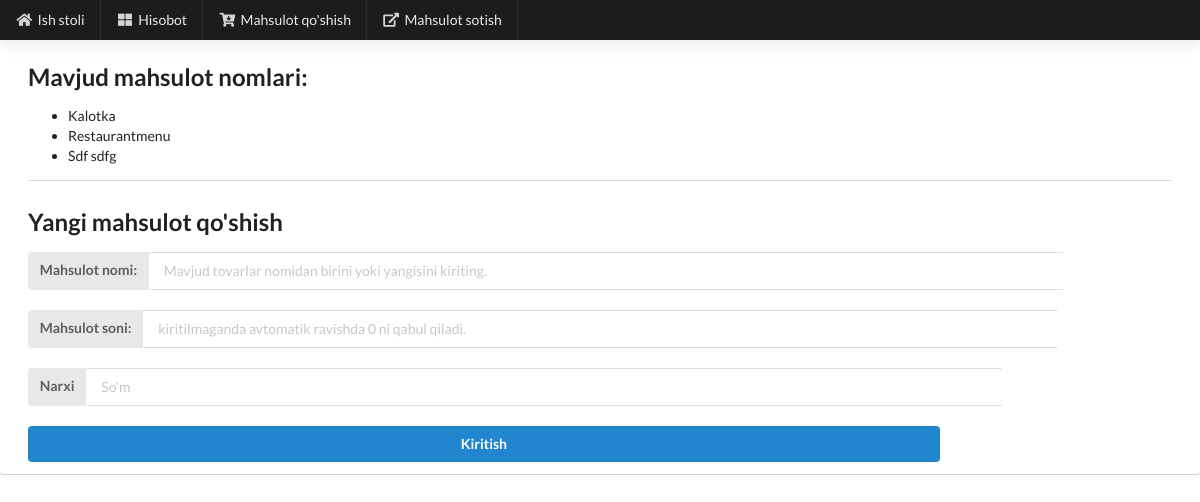
The page /add_item on the database as committed earlier.
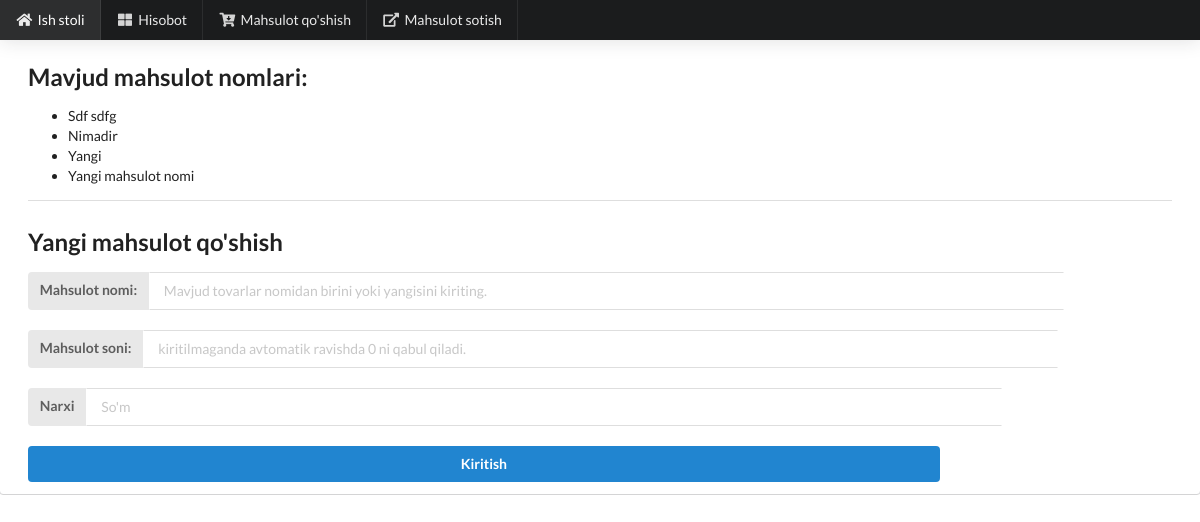
The same page on the database as committed later.
### modules.py (models this page shows, shortened)
class inheritedClassName(db.Model):
    __abstract__ = True

@dataclass
class Items(inheritedClassName):
    id: int
    name: String
    count: int
    in_time: DateTime
    in_price: Integer
    __tablename__ = "items"
    id = Column(Integer, primary_key=True)
    name = Column(String, nullable=False)
    count = Column(Integer, default=0)
    in_time = Column(DateTime)
    in_price = Column(Integer)

### main.py (the view, shortened to what this page needs)
@app.route('/add_item', methods=['GET', 'POST'])
def add_item():
    items = Items.query.all()
    names = []
    for item in items:
        if item.name not in names:
            names.append(item.name)
    return render_template('add.html', names=names)

### templates/add.html (shortened to what this page needs)
<!DOCTYPE html>
<html lang="en">
<head>
    <link rel="stylesheet" href="{{ url_for('static', filename='semantic-ui/semantic.min.css') }}">
</head>
<body>
  <div class="ui bottom attached segment">
    <div class="ui visible inverted top sidebar menu">
      <a href="/dashboard" class="item">
        <i class="home icon"></i>
        Ish stoli
      </a>
      <a href="/sales" class="item">
        <i class="block layout icon"></i>
        Hisobot
      </a>
      <a href="/add_item" class="item">
        <i class="cart arrow down icon"></i>
        Mahsulot qo'shish
      </a>
      <a href="/items" class="item">
        <i class="external alternate icon"></i>
        Mahsulot sotish
      </a>
    </div>
        <div class="pusher">
          <div class="ui basic segment">
            <h2 class="ui header">Mavjud mahsulot nomlari:</h2>
            <ul>
                {% for name in names %}
                <li>{{ name }}</li>
                {% endfor %}
            </ul>
            <div class="ui inverted divider"></div>
            <h2>Yangi mahsulot qo'shish</h2>
            <form class="ui form" action="/add_item" method="post">
                    <div style="display: flex; flex-direction: column; width: 80%;" class="container">
                        <div class="ui right labeled input">
                        <label class="ui label">Mahsulot nomi:</label>
                        <input type="text" name="name" placeholder="Mavjud tovarlar nomidan birini yoki yangisini kiriting.">
                        </div>
                        <br>
                        <div class="ui right labeled input">
                        <label class="ui label">Mahsulot soni:</label>
                        <input type="number" name="count" placeholder="kiritilmaganda avtomatik ravishda 0 ni qabul qiladi.">
                        </div>
                        <br>
                        <div class="ui right labeled input">
                            <label for="amount" class="ui label">Narxi</label>
                            <input type="number" placeholder="So'm" name="in_price">
                        </div>
                        <br>
                        <button class="ui blue submit button" type="submit">Kiritish</button>
                        <br>
                    </div>
            </form>
          </div>
        </div>
    </div>
</body>
</html>

Rows that differ between the two databases and show on the page:
removed Items: name "Kalotka"
removed Items: name "Restaurantmenu"
added Items: name "Nimadir"
added Items: name "Yangi"
added Items: name "Yangi mahsulot nomi"
